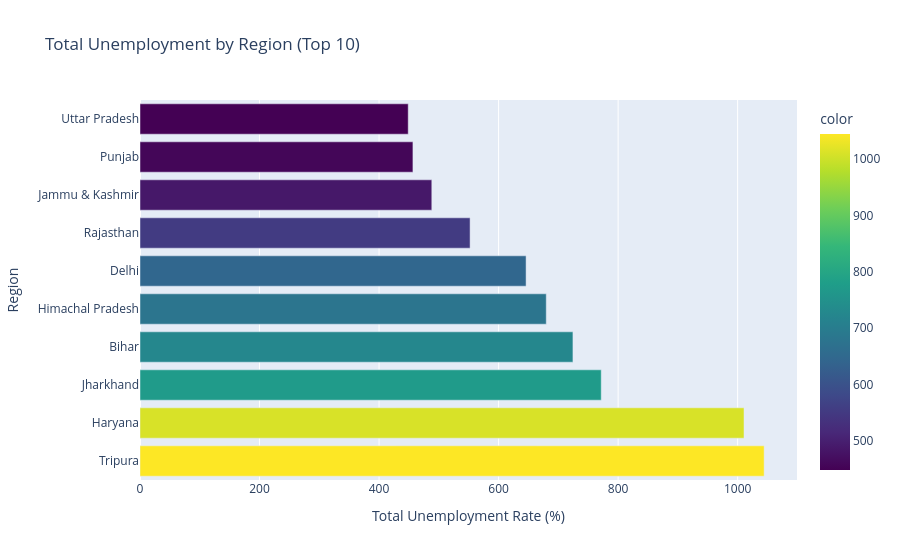
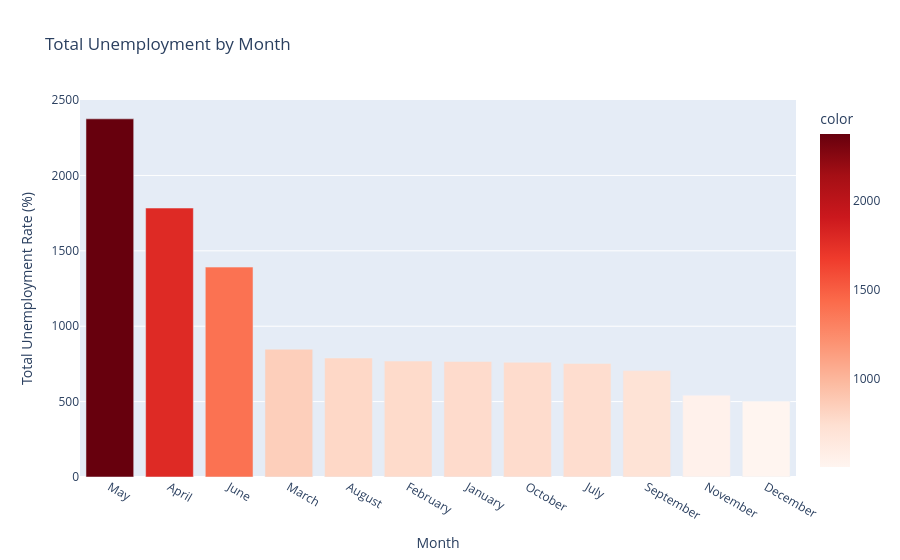
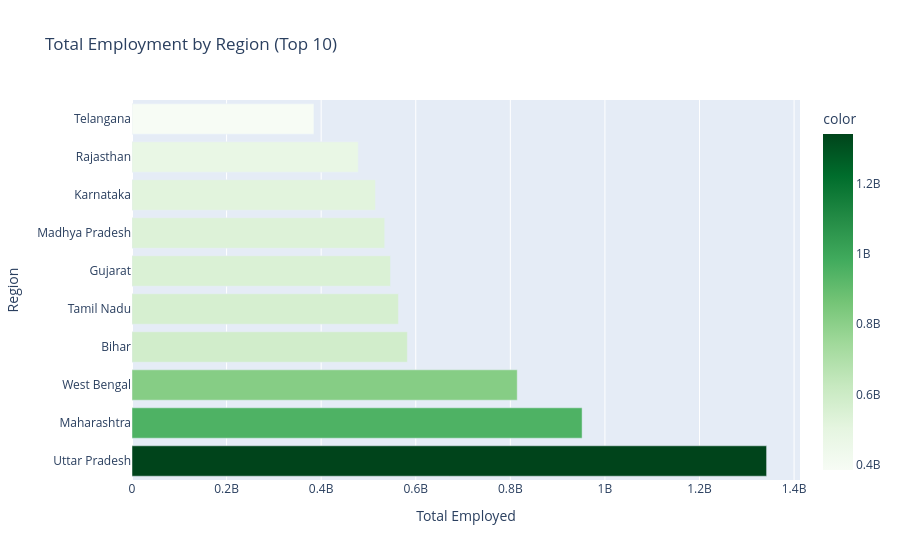
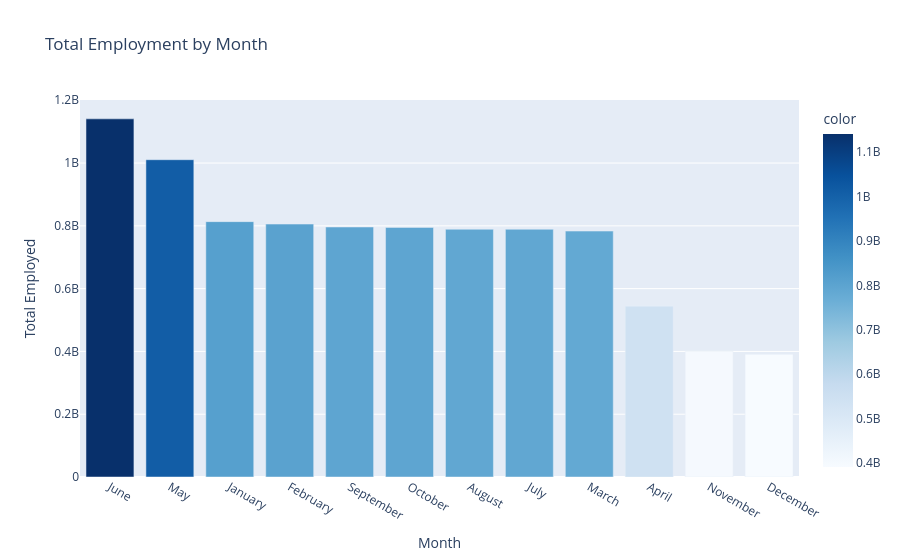

The notebook cell saved with these charts, in order:
### Markdown cell above
## Step 10: Create Interactive Visualizations with Plotly

We create professional, interactive visualizations that allow users to explore data dynamically:

### Unemployment by Region (Bar Chart)
- Uses top 10 regions ranked by total unemployment
- **plotly.express.bar()**: Creates interactive bar charts with hover information
- Color gradient from light to dark indicates magnitude of values
- Interactive features: hover for exact values, click legend to toggle visibility, zoom/pan capabilities

### Unemployment by Month (Bar Chart)
- Displays seasonal unemployment patterns across all months
- Enables identification of high-unemployment months (e.g., April-June 2020 showed COVID-19 impact)

### Employment by Region (Bar Chart)
- Shows regional employment distribution
- Identifies regions with largest labor forces

### Employment by Month (Bar Chart)
- Reveals temporal employment fluctuations
- Helps correlate with unemployment trends

### Code cell
fig1 = px.bar(
    x=unemployment_by_region_sum.head(10).values,
    y=unemployment_by_region_sum.head(10).index,
    orientation='h',
    title='Total Unemployment by Region (Top 10)',
    labels={'x': 'Total Unemployment Rate (%)', 'y': 'Region'},
    color=unemployment_by_region_sum.head(10).values,
    color_continuous_scale='Viridis'
)
iplot(fig1)

fig2 = px.bar(
    x=unemployment_by_month_sum.index,
    y=unemployment_by_month_sum.values,
    title='Total Unemployment by Month',
    labels={'x': 'Month', 'y': 'Total Unemployment Rate (%)'},
    color=unemployment_by_month_sum.values,
    color_continuous_scale='Reds'
)
fig2.show()

fig3 = px.bar(
    x=employed_by_region_sum.head(10).values,
    y=employed_by_region_sum.head(10).index,
    orientation='h',
    title='Total Employment by Region (Top 10)',
    labels={'x': 'Total Employed', 'y': 'Region'},
    color=employed_by_region_sum.head(10).values,
    color_continuous_scale='Greens'
)
fig3.show()

fig4 = px.bar(
    x=employed_by_month_sum.index,
    y=employed_by_month_sum.values,
    title='Total Employment by Month',
    labels={'x': 'Month', 'y': 'Total Employed'},
    color=employed_by_month_sum.values,
    color_continuous_scale='Blues'
)
fig4.show()

### Figure 1 — Plotly figure (JSON) as saved in the notebook; plotly's stock layout.template omitted (floating-point values rounded to 4 significant figures)
{"data": [{"alignmentgroup": "True", "hovertemplate": "Total Unemployment Rate (%)=%{x}<br>Region=%{y}<br>color=%{marker.color}<extra></extra>", "legendgroup": "", "marker": {"color": [1044.0, 1011.0, 771.8, 724.4, 679.8, 646.0, 552.3, 488.3, 456.7, 448.8], "coloraxis": "coloraxis", "pattern": {"shape": ""}}, "name": "", "offsetgroup": "", "orientation": "h", "showlegend": false, "textposition": "auto", "type": "bar", "x": [1044.0, 1011.0, 771.8, 724.4, 679.8, 646.0, 552.3, 488.3, 456.7, 448.8], "xaxis": "x", "y": ["Tripura", "Haryana", "Jharkhand", "Bihar", "Himachal Pradesh", "Delhi", "Rajasthan", "Jammu & Kashmir", "Punjab", "Uttar Pradesh"], "yaxis": "y"}], "layout": {"barmode": "relative", "coloraxis": {"colorbar": {"title": {"text": "color"}}, "colorscale": [[0.0, "#440154"], [0.1111, "#482878"], [0.2222, "#3e4989"], [0.3333, "#31688e"], [0.4444, "#26828e"], [0.5556, "#1f9e89"], [0.6667, "#35b779"], [0.7778, "#6ece58"], [0.8889, "#b5de2b"], [1.0, "#fde725"]]}, "legend": {"tracegroupgap": 0}, "title": {"text": "Total Unemployment by Region (Top 10)"}, "xaxis": {"anchor": "y", "domain": [0.0, 1.0], "title": {"text": "Total Unemployment Rate (%)"}}, "yaxis": {"anchor": "x", "domain": [0.0, 1.0], "title": {"text": "Region"}}}}

### Figure 2 — Plotly figure (JSON) as saved in the notebook; plotly's stock layout.template omitted (floating-point values rounded to 4 significant figures)
{"data": [{"alignmentgroup": "True", "hovertemplate": "Month=%{x}<br>Total Unemployment Rate (%)=%{y}<br>color=%{marker.color}<extra></extra>", "legendgroup": "", "marker": {"color": [2375.0, 1784.0, 1392.0, 847.6, 789.3, 769.0, 766.5, 761.3, 753.4, 705.8, 542.8, 503.4], "coloraxis": "coloraxis", "pattern": {"shape": ""}}, "name": "", "offsetgroup": "", "orientation": "v", "showlegend": false, "textposition": "auto", "type": "bar", "x": ["May", "April", "June", "March", "August", "February", "January", "October", "July", "September", "November", "December"], "xaxis": "x", "y": [2375.0, 1784.0, 1392.0, 847.6, 789.3, 769.0, 766.5, 761.3, 753.4, 705.8, 542.8, 503.4], "yaxis": "y"}], "layout": {"barmode": "relative", "coloraxis": {"colorbar": {"title": {"text": "color"}}, "colorscale": [[0.0, "rgb(255,245,240)"], [0.125, "rgb(254,224,210)"], [0.25, "rgb(252,187,161)"], [0.375, "rgb(252,146,114)"], [0.5, "rgb(251,106,74)"], [0.625, "rgb(239,59,44)"], [0.75, "rgb(203,24,29)"], [0.875, "rgb(165,15,21)"], [1.0, "rgb(103,0,13)"]]}, "legend": {"tracegroupgap": 0}, "title": {"text": "Total Unemployment by Month"}, "xaxis": {"anchor": "y", "domain": [0.0, 1.0], "title": {"text": "Month"}}, "yaxis": {"anchor": "x", "domain": [0.0, 1.0], "title": {"text": "Total Unemployment Rate (%)"}}}}

### Figure 3 — Plotly figure (JSON) as saved in the notebook; plotly's stock layout.template omitted (floating-point values rounded to 4 significant figures)
{"data": [{"alignmentgroup": "True", "hovertemplate": "Total Employed=%{x}<br>Region=%{y}<br>color=%{marker.color}<extra></extra>", "legendgroup": "", "marker": {"color": [1342000000.0, 951800000.0, 814600000.0, 582300000.0, 563400000.0, 546600000.0, 534400000.0, 514900000.0, 478500000.0, 384800000.0], "coloraxis": "coloraxis", "pattern": {"shape": ""}}, "name": "", "offsetgroup": "", "orientation": "h", "showlegend": false, "textposition": "auto", "type": "bar", "x": [1342000000.0, 951800000.0, 814600000.0, 582300000.0, 563400000.0, 546600000.0, 534400000.0, 514900000.0, 478500000.0, 384800000.0], "xaxis": "x", "y": ["Uttar Pradesh", "Maharashtra", "West Bengal", "Bihar", "Tamil Nadu", "Gujarat", "Madhya Pradesh", "Karnataka", "Rajasthan", "Telangana"], "yaxis": "y"}], "layout": {"barmode": "relative", "coloraxis": {"colorbar": {"title": {"text": "color"}}, "colorscale": [[0.0, "rgb(247,252,245)"], [0.125, "rgb(229,245,224)"], [0.25, "rgb(199,233,192)"], [0.375, "rgb(161,217,155)"], [0.5, "rgb(116,196,118)"], [0.625, "rgb(65,171,93)"], [0.75, "rgb(35,139,69)"], [0.875, "rgb(0,109,44)"], [1.0, "rgb(0,68,27)"]]}, "legend": {"tracegroupgap": 0}, "title": {"text": "Total Employment by Region (Top 10)"}, "xaxis": {"anchor": "y", "domain": [0.0, 1.0], "title": {"text": "Total Employed"}}, "yaxis": {"anchor": "x", "domain": [0.0, 1.0], "title": {"text": "Region"}}}}

### Figure 4 — Plotly figure (JSON) as saved in the notebook; plotly's stock layout.template omitted (floating-point values rounded to 4 significant figures)
{"data": [{"alignmentgroup": "True", "hovertemplate": "Month=%{x}<br>Total Employed=%{y}<br>color=%{marker.color}<extra></extra>", "legendgroup": "", "marker": {"color": [1141000000.0, 1011000000.0, 813500000.0, 805700000.0, 796300000.0, 795100000.0, 789200000.0, 789100000.0, 783400000.0, 544300000.0, 400100000.0, 391000000.0], "coloraxis": "coloraxis", "pattern": {"shape": ""}}, "name": "", "offsetgroup": "", "orientation": "v", "showlegend": false, "textposition": "auto", "type": "bar", "x": ["June", "May", "January", "February", "September", "October", "August", "July", "March", "April", "November", "December"], "xaxis": "x", "y": [1141000000.0, 1011000000.0, 813500000.0, 805700000.0, 796300000.0, 795100000.0, 789200000.0, 789100000.0, 783400000.0, 544300000.0, 400100000.0, 391000000.0], "yaxis": "y"}], "layout": {"barmode": "relative", "coloraxis": {"colorbar": {"title": {"text": "color"}}, "colorscale": [[0.0, "rgb(247,251,255)"], [0.125, "rgb(222,235,247)"], [0.25, "rgb(198,219,239)"], [0.375, "rgb(158,202,225)"], [0.5, "rgb(107,174,214)"], [0.625, "rgb(66,146,198)"], [0.75, "rgb(33,113,181)"], [0.875, "rgb(8,81,156)"], [1.0, "rgb(8,48,107)"]]}, "legend": {"tracegroupgap": 0}, "title": {"text": "Total Employment by Month"}, "xaxis": {"anchor": "y", "domain": [0.0, 1.0], "title": {"text": "Month"}}, "yaxis": {"anchor": "x", "domain": [0.0, 1.0], "title": {"text": "Total Employed"}}}}
